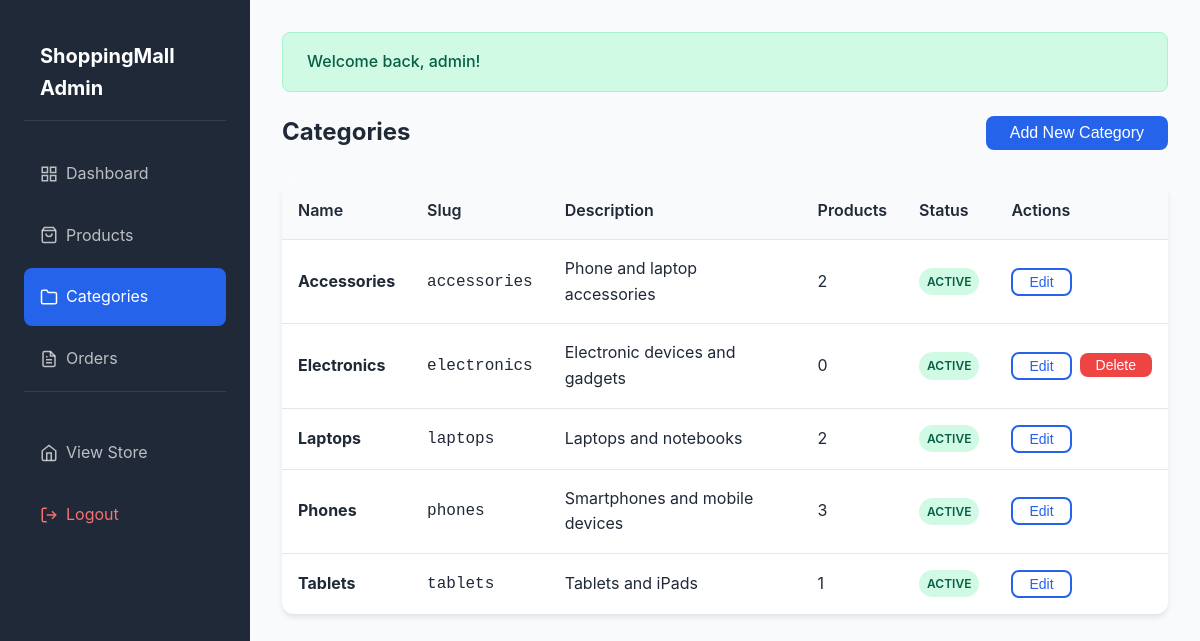
Before: /admin/categories.php (signed in) with the older database file.
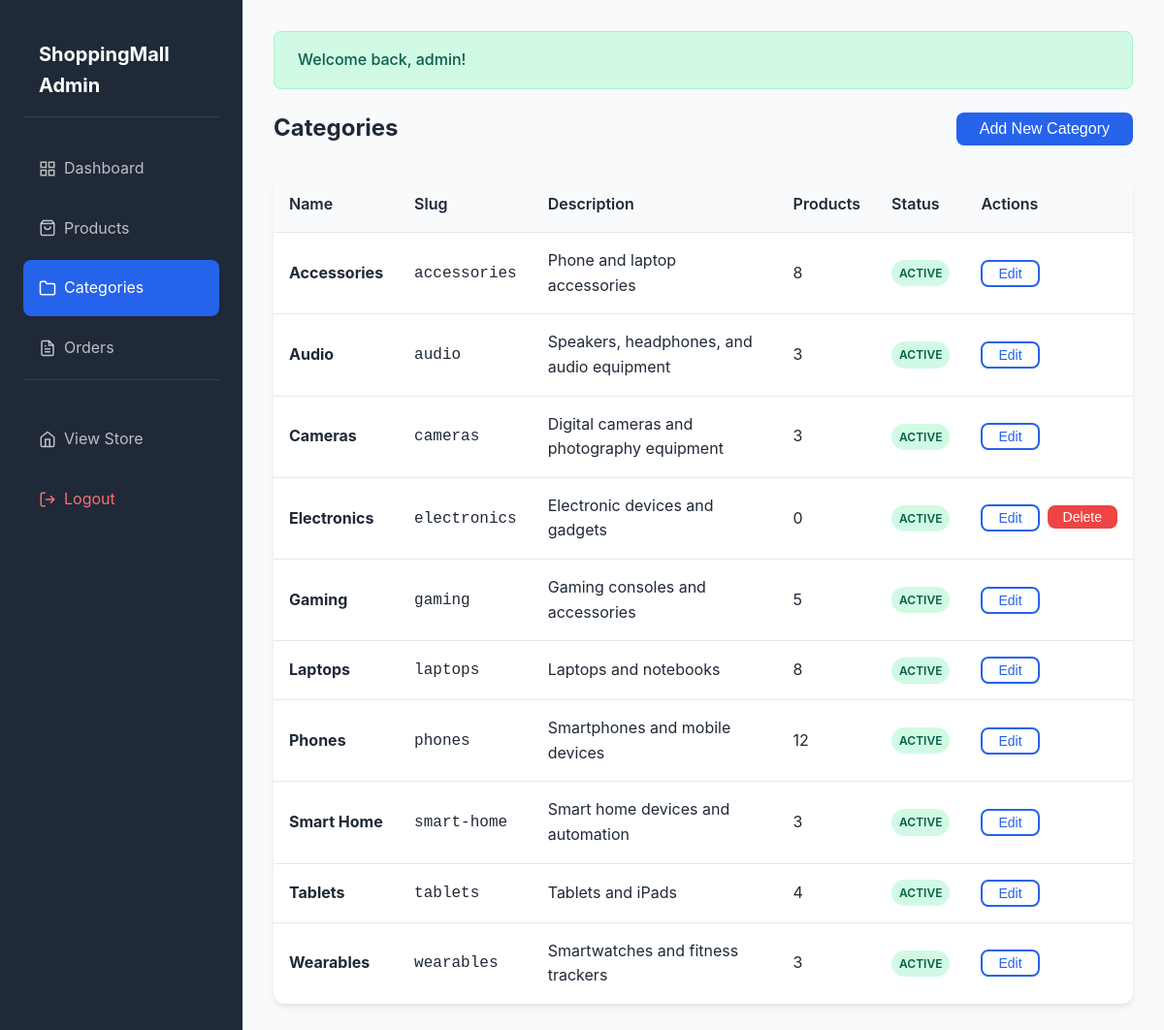
After: the same page with the newer database file.
### tables this page shows
CREATE TABLE IF NOT EXISTS categories (
    id INT AUTO_INCREMENT PRIMARY KEY,
    name VARCHAR(100) NOT NULL,
    slug VARCHAR(100) NOT NULL UNIQUE,
    description TEXT,
    image VARCHAR(255),
    parent_id INT DEFAULT NULL,   
    is_active TINYINT(1) DEFAULT 1,
    created_at TIMESTAMP DEFAULT CURRENT_TIMESTAMP,
    FOREIGN KEY (parent_id) REFERENCES categories(id) ON DELETE SET NULL,
    INDEX idx_slug (slug),
    INDEX idx_active (is_active)
);

### admin/categories.php (the view, shortened to what this page needs)
<?php
require_once dirname(__DIR__) . '/includes/functions.php';
$db = getDB();
$stmt = $db->query("SELECT c.*, COUNT(p.id) as product_count
                    FROM categories c
                    LEFT JOIN products p ON c.id = p.category_id
                    GROUP BY c.id
                    ORDER BY c.name");
$categories = $stmt->fetchAll();
require_once __DIR__ . '/header.php';
?>
<div class="admin-header">
    <h1>Categories</h1>
    <button onclick="document.getElementById('categoryModal').style.display='block'" class="btn btn-primary">
        Add New Category
    </button>
</div>
<div class="card">
    <div class="card-body" style="padding: 0;">
        <div class="table-responsive">
            <table class="table">
                <thead>
                    <tr>
                        <th>Name</th>
                        <th>Slug</th>
                        <th>Description</th>
                        <th>Products</th>
                        <th>Status</th>
                        <th>Actions</th>
                    </tr>
                </thead>
                <tbody>
                    <?php foreach ($categories as $category): ?>
                        <tr>
                            <td><strong><?php echo escape($category['name']); ?></strong></td>
                            <td><code><?php echo escape($category['slug']); ?></code></td>
                            <td><?php echo escape(truncate($category['description'] ?? '', 50)); ?></td>
                            <td><?php echo $category['product_count']; ?></td>
                            <td>
                                <?php if ($category['is_active']): ?>
                                    <span class="status-badge status-delivered">Active</span>
                                <?php else: ?>
                                    <span class="status-badge status-cancelled">Hidden</span>
                                <?php endif; ?>
                            </td>
                            <td>
                                <div class="flex gap-1">
                                    <button onclick="editCategory(<?php echo htmlspecialchars(json_encode($category)); ?>)" class="btn btn-sm btn-outline">Edit</button>
                                    <?php if ($category['product_count'] == 0): ?>
                                        <form method="POST" action="" style="display: inline;" onsubmit="return confirm('Delete this category?');">
                                            <button type="submit" class="btn btn-sm btn-danger">Delete</button>
                                        </form>
                                    <?php endif; ?>
                                </div>
                            </td>
                        </tr>
                    <?php endforeach; ?>
                </tbody>
            </table>
        </div>
    </div>
</div>
<?php require_once __DIR__ . '/footer.php'; ?>

### admin/header.php (shortened to what this page needs)
<!DOCTYPE html>
<html lang="en">
<head>
    <link rel="stylesheet" href="<?php echo ASSETS_URL; ?>/css/style.css">
</head>
<body>
    <div class="admin-layout">
        <aside class="admin-sidebar">
            <div class="admin-logo">
                <a href="<?php echo url('admin/'); ?>" style="color: white; text-decoration: none;">
                    <?php echo SITE_NAME; ?> Admin
                </a>
            </div>
            <nav class="admin-nav">
                <a href="<?php echo url('admin/'); ?>" class="<?php echo basename($_SERVER['PHP_SELF']) == 'index.php' ? 'active' : ''; ?>">
                    Dashboard
                </a>
                <a href="<?php echo url('admin/products.php'); ?>" class="<?php echo basename($_SERVER['PHP_SELF']) == 'products.php' ? 'active' : ''; ?>">
                    <svg xmlns="http://www.w3.org/2000/svg" width="18" height="18" viewBox="0 0 24 24" fill="none" stroke="currentColor" stroke-width="2">
                        <path d="M6 2L3 6v14a2 2 0 0 0 2 2h14a2 2 0 0 0 2-2V6l-3-4z"></path>
                        <line x1="3" y1="6" x2="21" y2="6"></line>
                        <path d="M16 10a4 4 0 0 1-8 0"></path>
                    </svg>
                    Products
                </a>
                <a href="<?php echo url('admin/categories.php'); ?>" class="<?php echo basename($_SERVER['PHP_SELF']) == 'categories.php' ? 'active' : ''; ?>">
                    <svg xmlns="http://www.w3.org/2000/svg" width="18" height="18" viewBox="0 0 24 24" fill="none" stroke="currentColor" stroke-width="2">
                        <path d="M22 19a2 2 0 0 1-2 2H4a2 2 0 0 1-2-2V5a2 2 0 0 1 2-2h5l2 3h9a2 2 0 0 1 2 2z"></path>
                    </svg>
                    Categories
                </a>
                <a href="<?php echo url('admin/orders.php'); ?>" class="<?php echo basename($_SERVER['PHP_SELF']) == 'orders.php' ? 'active' : ''; ?>">
                    Orders
                </a>
            </nav>
            <div style="margin-top: auto; padding-top: 2rem; border-top: 1px solid rgba(255,255,255,0.1);">
                <nav class="admin-nav">
                    <a href="<?php echo url('index.php'); ?>">
                        <svg xmlns="http://www.w3.org/2000/svg" width="18" height="18" viewBox="0 0 24 24" fill="none" stroke="currentColor" stroke-width="2">
                            <path d="M3 9l9-7 9 7v11a2 2 0 0 1-2 2H5a2 2 0 0 1-2-2z"></path>
                            <polyline points="9 22 9 12 15 12 15 22"></polyline>
                        </svg>
                        View Store
                    </a>
                    <a href="<?php echo url('logout.php'); ?>" style="color: #f87171;">
                        <svg xmlns="http://www.w3.org/2000/svg" width="18" height="18" viewBox="0 0 24 24" fill="none" stroke="currentColor" stroke-width="2">
                            <path d="M9 21H5a2 2 0 0 1-2-2V5a2 2 0 0 1 2-2h4"></path>
                            <polyline points="16 17 21 12 16 7"></polyline>
                            <line x1="21" y1="12" x2="9" y2="12"></line>
                        </svg>
                        Logout
                    </a>
                </nav>
            </div>
        </aside>
        <main class="admin-content">
            <?php displayFlash(); ?>

### includes/functions.php (shortened to what this page needs)
<?php
function escape($string) {
    return htmlspecialchars($string, ENT_QUOTES, 'UTF-8');
}
function url($path = '') {
    return SITE_URL . '/' . ltrim($path, '/');
}
function getFlash() {
    if (isset($_SESSION['flash'])) {
        $flash = $_SESSION['flash'];
        return $flash;
    }
    return null;
}
function displayFlash() {
    $flash = getFlash();
    if ($flash) {
        $type = escape($flash['type']);
        $message = escape($flash['message']);
        echo "<div class='alert alert-{$type}'>{$message}</div>";
    }
}
function truncate($text, $length = 100) {
    if (strlen($text) <= $length) {
        return $text;
    }
    return substr($text, 0, $length) . '...';
}

### admin/footer.php
        </main>
    </div>
</body>
</html>

### assets/css/style.css (style rules this page uses)
:root { --primary-color: #2563eb; --primary-dark: #1d4ed8; --primary-light: #3b82f6; --secondary-color: #64748b; --accent-color: #f59e0b; --success-color: #10b981; --warning-color: #f59e0b; --error-color: #ef4444; --info-color: #3b82f6; --text-color: #1f2937; --text-light: #6b7280; --text-muted: #9ca3af; --bg-color: #f9fafb; --bg-white: #ffffff; --border-color: #e5e7eb; --border-dark: #d1d5db; --spacing-xs: 0.25rem; --spacing-sm: 0.5rem; --spacing-md: 1rem; --spacing-lg: 1.5rem; --spacing-xl: 2rem; --spacing-2xl: 3rem; --radius-sm: 0.25rem; --radius-md: 0.5rem; --radius-lg: 0.75rem; --radius-xl: 1rem; --radius-full: 9999px; --shadow-sm: 0 1px 2px 0 rgba(0, 0, 0, 0.05); --shadow-md: 0 4px 6px -1px rgba(0, 0, 0, 0.1); --shadow-lg: 0 10px 15px -3px rgba(0, 0, 0, 0.1); --shadow-xl: 0 20px 25px -5px rgba(0, 0, 0, 0.1); --transition-fast: 150ms ease; --transition-normal: 300ms ease; --container-width: 1200px; }
*, *::before, *::after { box-sizing: border-box; margin: 0; padding: 0; }
html { scroll-behavior: smooth; }
body { font-family: -apple-system, BlinkMacSystemFont, 'Segoe UI', Roboto, Oxygen, Ubuntu, sans-serif; font-size: 16px; line-height: 1.6; color: var(--text-color); background-color: var(--bg-color); min-height: 100vh; display: flex; flex-direction: column; }
a { color: var(--primary-color); text-decoration: none; transition: color var(--transition-fast); }
.btn { display: inline-flex; align-items: center; justify-content: center; gap: var(--spacing-sm); padding: var(--spacing-sm) var(--spacing-lg); font-size: 1rem; font-weight: 500; border: none; border-radius: var(--radius-md); cursor: pointer; transition: all var(--transition-fast); }
.btn-primary { background-color: var(--primary-color); color: white; }
.btn-danger { background-color: var(--error-color); color: white; }
.btn-outline { background-color: transparent; border: 2px solid var(--primary-color); color: var(--primary-color); }
.btn-sm { padding: var(--spacing-xs) var(--spacing-md); font-size: 0.875rem; }
.card { background-color: var(--bg-white); border-radius: var(--radius-lg); box-shadow: var(--shadow-md); overflow: hidden; }
.card-body { padding: var(--spacing-lg); }
.alert { padding: var(--spacing-md) var(--spacing-lg); border-radius: var(--radius-md); margin-bottom: var(--spacing-lg); font-weight: 500; }
.alert-success { background-color: #d1fae5; color: #065f46; border: 1px solid #a7f3d0; }
.table-responsive { overflow-x: auto; }
.table { width: 100%; border-collapse: collapse; background-color: var(--bg-white); border-radius: var(--radius-lg); overflow: hidden; box-shadow: var(--shadow-sm); }
.table th, .table td { padding: var(--spacing-md); text-align: left; border-bottom: 1px solid var(--border-color); }
.table th { background-color: var(--bg-color); font-weight: 600; color: var(--text-color); }
.table tr:last-child td { border-bottom: none; }
.admin-layout { display: grid; grid-template-columns: 250px 1fr; min-height: 100vh; }
.admin-sidebar { background-color: #1f2937; color: white; padding: var(--spacing-lg); }
.admin-logo { font-size: 1.25rem; font-weight: 700; padding: var(--spacing-md); margin-bottom: var(--spacing-lg); border-bottom: 1px solid rgba(255, 255, 255, 0.1); }
.admin-nav a { display: flex; align-items: center; gap: var(--spacing-sm); padding: var(--spacing-md); color: rgba(255, 255, 255, 0.7); border-radius: var(--radius-md); margin-bottom: var(--spacing-xs); }
.admin-nav a:hover, .admin-nav a.active { background-color: var(--primary-color); color: white; }
.admin-content { padding: var(--spacing-xl); background-color: var(--bg-color); }
.admin-header { display: flex; justify-content: space-between; align-items: center; margin-bottom: var(--spacing-xl); }
.admin-header h1 { font-size: 1.5rem; }
h1, h2, h3, h4, h5, h6 { text-align: left; line-height: 1.2; }
.btn { text-align: center; display: inline-flex; align-items: center; justify-content: center; }
.flex { display: flex; }
.gap-1 { gap: var(--spacing-sm); }
.status-badge { display: inline-block; padding: var(--spacing-xs) var(--spacing-sm); border-radius: var(--radius-full); font-size: 0.75rem; font-weight: 600; text-transform: uppercase; }
.status-delivered { background-color: #d1fae5; color: #065f46; }

Changed rows visible on the page:
computed for categories "Accessories": product_count "2" → "8"
added categories: name "Audio", slug "audio", description "Speakers, headphones, and audio equipment", product_count "3", is_active "ACTIVE"
added categories: name "Cameras", slug "cameras", description "Digital cameras and photography equipment", product_count "3", is_active "ACTIVE"
added categories: name "Gaming", slug "gaming", description "Gaming consoles and accessories", product_count "5", is_active "ACTIVE"
computed for categories "Laptops": product_count "2" → "8"
computed for categories "Phones": product_count "3" → "12"
added categories: name "Smart Home", slug "smart-home", description "Smart home devices and automation", product_count "3", is_active "ACTIVE"
computed for categories "Tablets": product_count "1" → "4"
added categories: name "Wearables", slug "wearables", description "Smartwatches and fitness trackers", product_count "3", is_active "ACTIVE"
